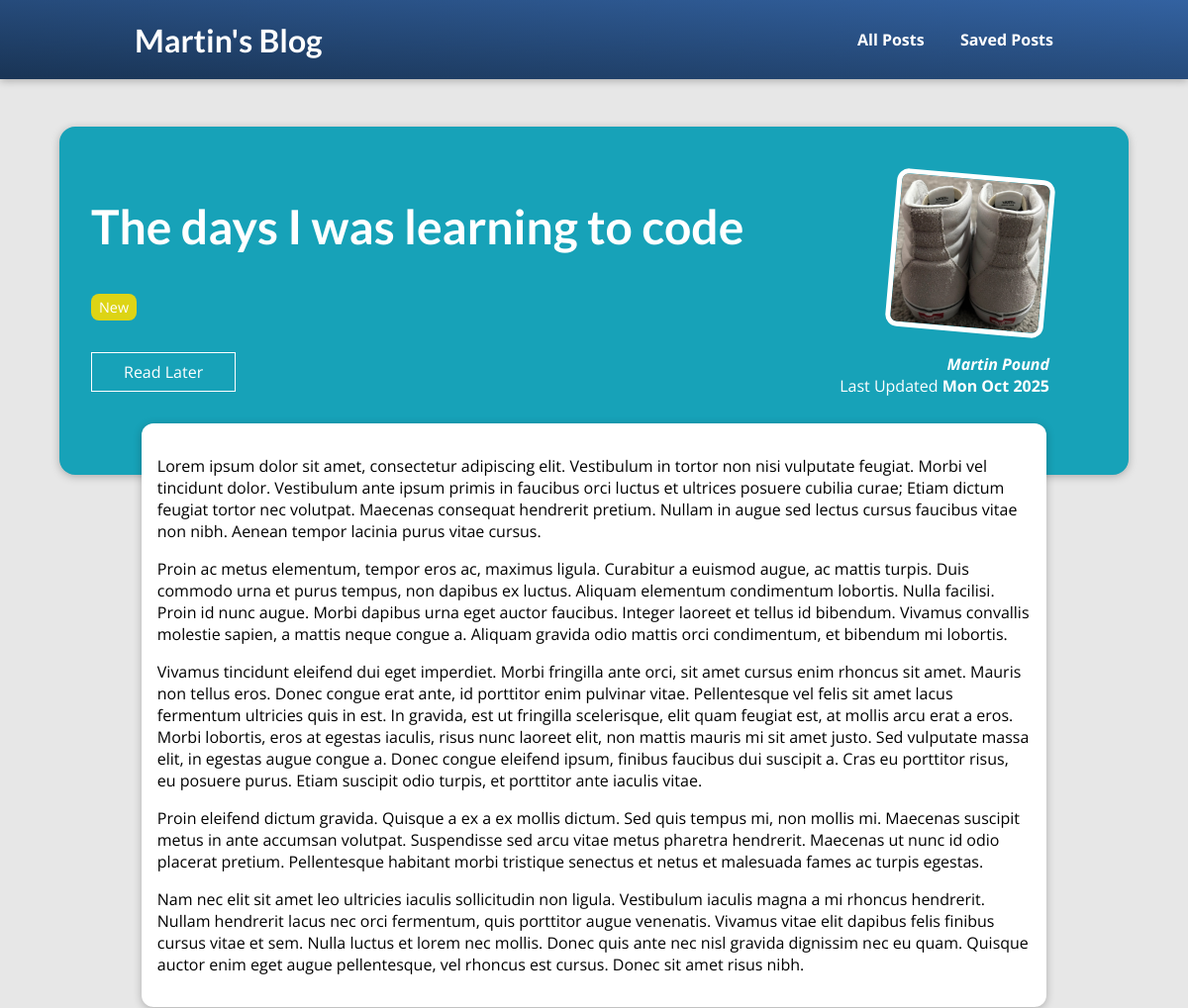
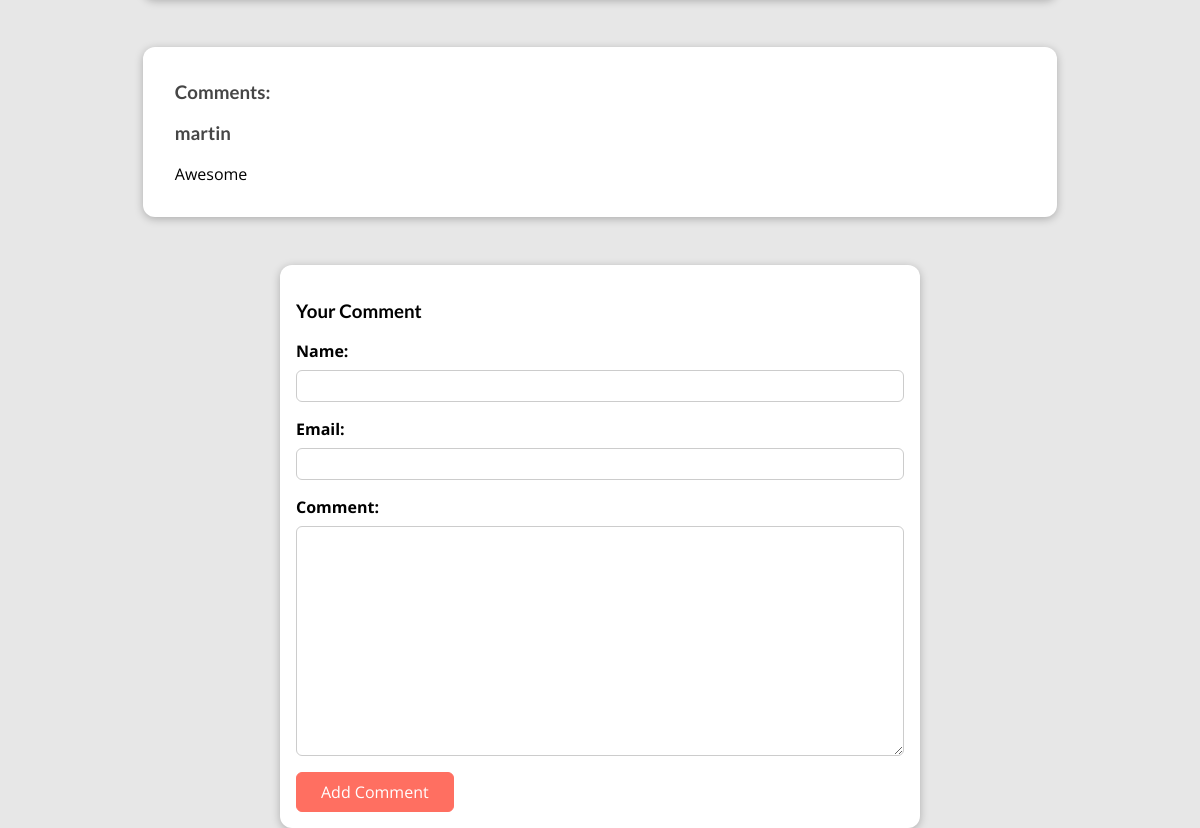
Page /posts/the-days-i-was-learning-to-code on the committed database (2 pictures, top to bottom).
### blog/models.py (models this page shows, shortened)
class Post(models.Model):
    title = models.CharField(max_length=100)
    excerpt = models.CharField(max_length=200)
    image = models.ImageField(upload_to="posts", null=True) # ImageField to handle image uploads. Nullable due to existing data
    date = models.DateField(auto_now=True)
    slug = models.SlugField(unique=True, db_index=True) # Unique slug for URL references title
    content = models.TextField()
    author = models.ForeignKey(Author, on_delete=models.SET_NULL, null=True, related_name="posts") # Foreign key relationship with Author
    tags = models.ManyToManyField(Tag) # Many-to-many relationship with Tag
    class Meta:
        verbose_name_plural = "Posts"

class Tag(models.Model):
    caption = models.CharField(max_length=20)
    class Meta:
        verbose_name_plural = "Tags"

class Author(models.Model):
    first_name = models.CharField(max_length=100)
    last_name = models.CharField(max_length=100)
    email_address = models.EmailField() # EmailField validates email format
    def __str__(self):
        return f"{self.first_name} {self.last_name}"
    class Meta:
        verbose_name_plural = "Authors"

class Comment(models.Model):
    user_name = models.CharField(max_length=120)
    user_email = models.EmailField()
    text = models.TextField()
    post = models.ForeignKey(Post, on_delete=models.CASCADE, related_name="comments") # Foreign key relationship with Post

### blog/views.py (the view)
# urls.py: path("posts/<slug:slug>", views.SinglePostView.as_view(), name="post-detail"), # Individual post detail
class SinglePostView(View): #replaces post_detail function-based view
    template_name = "blog/post-detail.html"
    model = Post
    def is_stored_post(self, request, post_id):
        stored_posts = request.session.get("stored_posts")
        if stored_posts is not None:
            is_saved_for_later = post_id in stored_posts
        else:
            is_saved_for_later = False
        return is_saved_for_later
    def get (self, request, slug):
        identified_post = get_object_or_404(Post, slug=slug)
        context = {
            "post": identified_post,
            "tags": identified_post.tags.all(),
            "comment_form": CommentForm, #add an empty comment form to the context
            "comments": identified_post.comments.all().order_by("-id"), #fetch all comments related to the post
            "is_saved_for_later": self.is_stored_post(request, identified_post.id)
        }
        return render(request, self.template_name, context)
    def post(self, request, slug): #Handles form submission for comments
        comment_form = CommentForm(request.POST)
        post = Post.objects.get(slug=slug)
        if comment_form.is_valid():
            comment = comment_form.save(commit=False)
            comment.post = post  # Associate the comment with the current post
            comment.save()
            return HttpResponseRedirect(reverse("post-detail", args=[slug]))  # Redirect to the same page after processing the form
        else:
            identified_post = get_object_or_404(Post, slug=slug)
            context = {
                "post": identified_post,
                "tags": identified_post.tags.all(),
                "comment_form": comment_form, # Return the form with errors
                "comments": identified_post.comments.all().order_by("-id"), #fetch all comments related to the post
                "is_saved_for_later": self.is_stored_post(request, identified_post.id)
            }
            return render(request, self.template_name, context)

### blog/templates/blog/post-detail.html (shortened to what this page needs)
{% extends "base.html" %}
{% load static %}
{% block css_files %}
    <link rel="stylesheet" href="{% static 'blog/post-detail.css' %}">
{% endblock %}
{% block content %}
    <section id="summary">
        <h2>{{ post.title }}</h2>
        <div>
            {% for tag in tags %}
                <span class="tag">{{ tag.caption }}</span>
            {% endfor %}
        </div>
        <div id="read-later">
            <form action="{% url "read-later" %}" method="POST">
                <button>
                    {% if is_saved_for_later %}
                        Remove from saved posts
                    {% else %}
                        Read Later
                    {% endif %}
                </button>
            </form>
        </div>
        <article>
            <img src="{{ post.image.url }}" alt="{{ post.title }}">
            <address> <a href="mailto: {{ post.author.email_address }}">{{ post.author|title }}</a></address>
            <div>
                Last Updated <time>{{ post.date|date:"D M Y" }}</time>
            </div>
        </article>
    <main>
        {{ post.content|linebreaks }}
    </main>
    <section id="comments">
        <h3>Comments:</h3>
        <ul>
            {% for comment in comments %}
                <li>
                    <h3>{{ comment.user_name }}</h3>
                    <p>{{ comment.text | linebreaks }}</p>
                </li>
            {% endfor %}
        </ul>
    </section>
    <section id="comment-form">
        <h3>Your Comment</h3>
        <form action="{% url "post-detail" post.slug %}" method="post">
            {% for form_field in comment_form %}
                <div class="form-control">
                    {{ form_field.label_tag }}
                    {{ form_field }}
                </div>
            {% endfor %}
            <button type="submit">Add Comment</button>
        </form>
    </section>
    </section>
{% endblock %}

### static/app.css (style rules this page uses)
* { box-sizing: border-box; }
html { font-family: 'Open Sans', 'Lato', sans-serif; }
body { margin: 0; }
h1, h2, h3 { font-family: 'Lato', sans-serif; font-weight: bold; }

### blog/static/blog/post-detail.css (style rules this page uses)
body { background-color: #e7e7e7; }
#summary { margin: 8rem auto 3rem auto; padding: 2rem; width: 90%; max-width: 90rem; border-radius: 16px; background-color: #17a2b8; position: relative; box-shadow: 0 2px 8px rgba(0, 0, 0, 0.25); height: 22rem; }
#summary h2 { color: white; font-size: 3rem; }
#summary article { position: absolute; top: 2rem; right: 3rem; padding: 1rem 2rem; border-radius: 12px; text-align: right; color: white; }
#summary article img { width: 10rem; height: 10rem; border-radius: 12px; transform: rotateZ(5deg); border: 5px solid white; margin-bottom: 1rem; }
#summary address { font-weight: bold; }
#summary a { color: white; text-decoration: none; }
#summary time { font-weight: bold; }
#read-later { margin: 2rem 0; }
#read-later button { background-color: transparent; border: 1px solid white; padding: 0.5rem 2rem; font: inherit; color: white; cursor: pointer; }
main { width: 90%; max-width: 90rem; margin: 2rem auto; background-color: white; padding: 1rem; border-radius: 12px; box-shadow: 0 2px 8px rgba(0, 0, 0, 0.25); }
.tag { display: inline-block; background-color: #ddd415; color: white; padding: 0.25rem 0.5rem; border-radius: 8px; margin-right: 0.5rem; font-size: 0.9rem; }
#comment-form { margin: 3rem auto; width: 90%; max-width: 40rem; border-radius: 12px; background-color: white; box-shadow: 0 2px 8px rgba(0, 0, 0, 0.25); padding: 1rem; }
#comment-form button { font: inherit; background-color: #ff6f61; color: white; border: 1px solid #ff6f61; padding: 0.5rem 1.5rem; border-radius: 6px; cursor: pointer; }
.form-control { margin-bottom: 1rem; }
.form-control label { font-weight: bold; margin-bottom: 0.5rem; display: block; }
.form-control input, .form-control textarea { display: block; width: 100%; font: inherit; padding: 0.25rem; border-radius: 6px; border: 1px solid #ccc; }
#comments { margin: 3rem auto; width: 90%; max-width: 60rem; border-radius: 12px; background-color: white; box-shadow: 0 2px 8px rgba(0, 0, 0, 0.25); padding: 1rem 2rem; }
#comments ul { list-style: none; margin: 0; padding: 0; }
#comments li { margin-bottom: 1rem; border-bottom: 2px solid #ccc; }
#comments li:last-of-type { border-bottom: none; }
#comments h3 { color: #464646; }

### rows in the picture
Post: title "The days I was learning to code", image (picture), author "Martin Pound", date "Mon Oct 2025", content "Lorem ipsum dolor sit amet, consectetur adipiscing elit. Vestibulum in tortor non nisi vulputate feugiat. Morbi vel tincidunt dolor. Vestibulum ante ipsum primis in faucibus orci luctus et ultrices posuere cubilia curae; Etiam dictum feugiat tortor nec volutpat. Maecenas consequat hendrerit pretium. Nullam in augue sed lectus cursus faucibus vitae non nibh. Aenean tempor lacinia purus vitae cursus. Proin ac metus elementum, tempor eros ac, maximus ligula. Curabitur a euismod augue, ac mattis turpis. Duis commodo urna et purus tempus, non dapibus ex luctus. Aliquam elementum condimentum lobortis. Nulla facilisi. Proin id nunc augue. Morbi dapibus urna eget auctor faucibus. Integer laoreet et…"
Tag: caption "New"
Comment: user_name "martin", text "Awesome"
